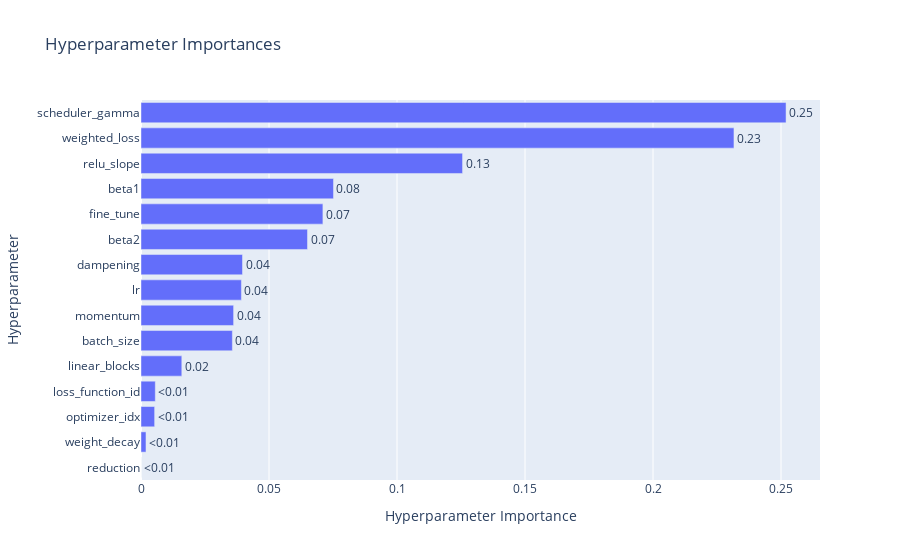

The code cell stored with this chart in its notebook:
### Markdown cell above
Since the results in the below plots are non-deterministic across studies, I'll just note that for the specific study I've ran, we're seeing some unexpected parameters with the highest importances, like `beta1`.

### Code cell
vis.plot_param_importances(study)

### Figure 1 — Plotly figure (JSON) as saved in the notebook; plotly's stock layout.template omitted (floating-point values rounded to 4 significant figures)
{"data": [{"cliponaxis": false, "hovertemplate": ["reduction (CategoricalDistribution): 0.0<extra></extra>", "weight_decay (FloatDistribution): 0.0019434576886587379<extra></extra>", "optimizer_idx (IntDistribution): 0.005323148748060156<extra></extra>", "loss_function_id (IntDistribution): 0.005587206960044567<extra></extra>", "linear_blocks (CategoricalDistribution): 0.01593566277909122<extra></extra>", "batch_size (IntDistribution): 0.0356899204022745<extra></extra>", "momentum (FloatDistribution): 0.03617162432433597<extra></extra>", "lr (FloatDistribution): 0.03922022904666299<extra></extra>", "dampening (FloatDistribution): 0.03964658585832354<extra></extra>", "beta2 (FloatDistribution): 0.06503848232500753<extra></extra>", "fine_tune (CategoricalDistribution): 0.07105272484853355<extra></extra>", "beta1 (FloatDistribution): 0.07518689394647063<extra></extra>", "relu_slope (FloatDistribution): 0.12561027120321966<extra></extra>", "weighted_loss (CategoricalDistribution): 0.23162239654586064<extra></extra>", "scheduler_gamma (FloatDistribution): 0.2519713953234562<extra></extra>"], "name": "Objective Value", "orientation": "h", "text": ["<0.01", "<0.01", "<0.01", "<0.01", "0.02", "0.04", "0.04", "0.04", "0.04", "0.07", "0.07", "0.08", "0.13", "0.23", "0.25"], "textposition": "outside", "type": "bar", "x": [0, 0.001943, 0.005323, 0.005587, 0.01594, 0.03569, 0.03617, 0.03922, 0.03965, 0.06504, 0.07105, 0.07519, 0.1256, 0.2316, 0.252], "y": ["reduction", "weight_decay", "optimizer_idx", "loss_function_id", "linear_blocks", "batch_size", "momentum", "lr", "dampening", "beta2", "fine_tune", "beta1", "relu_slope", "weighted_loss", "scheduler_gamma"]}], "layout": {"title": {"text": "Hyperparameter Importances"}, "xaxis": {"title": {"text": "Hyperparameter Importance"}}, "yaxis": {"title": {"text": "Hyperparameter"}}}}
